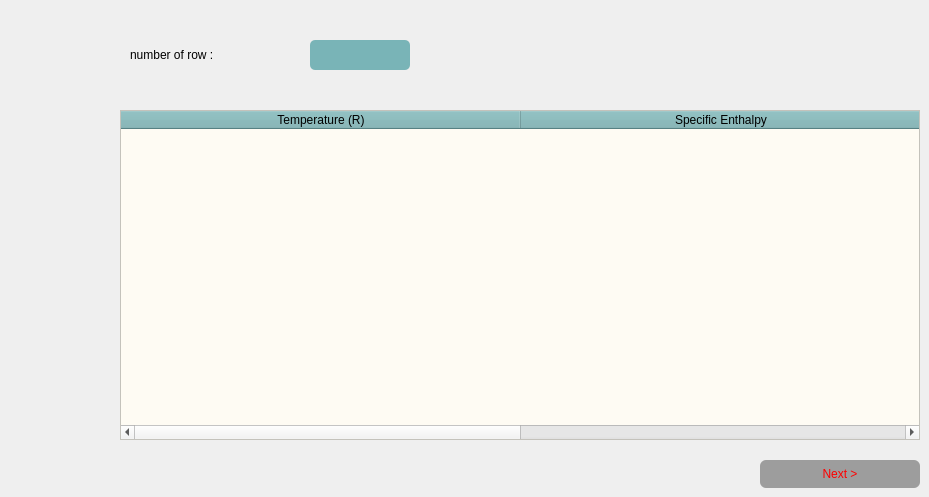
      <widget class="QWidget" name="tab_5">
       <attribute name="title">
        <string>Enthalpy-gas</string>
       </attribute>
       <widget class="QTableWidget" name="tableWidget_4">
        <property name="geometry">
         <rect>
          <x>120</x>
          <y>110</y>
          <width>800</width>
          <height>330</height>
         </rect>
        </property>
        <property name="styleSheet">
         <string notr="true">QTableWidget {

	background-color:rgb(254, 251, 243);
    alternate-background-color: rgb(157, 157, 157);
    border-color: rgb(157, 157, 157);
    font-size: 14px;
}

QTableWidget::item:selected {
   background-color: rgb(121, 180, 183);

}


QTableWidget::item:hover {
    background-color: rgb(254, 251, 243);

}


QHeaderView::section {
   background-color: rgb(121, 180, 183);

    
}
</string>
        </property>
        <property name="rowCount">
         <number>0</number>
        </property>
        <attribute name="horizontalHeaderDefaultSectionSize">
         <number>400</number>
        </attribute>
        <column>
         <property name="text">
          <string>Temperature (R)</string>
         </property>
        </column>
        <column>
         <property name="text">
          <string>Specific Enthalpy</string>
         </property>
        </column>
       </widget>
       <widget class="QPushButton" name="pushButton5_3">
        <property name="geometry">
         <rect>
          <x>760</x>
          <y>460</y>
          <width>160</width>
          <height>28</height>
         </rect>
        </property>
        <property name="styleSheet">
         <string notr="true">QPushButton {
	background-color: rgb(157, 157, 157);
	color: #FF0000;
	border-radius:6px;
    border-style: solid;

}
</string>
        </property>
        <property name="text">
         <string>Next &gt;</string>
        </property>
       </widget>
       <widget class="QLabel" name="label_38">
        <property name="geometry">
         <rect>
          <x>130</x>
          <y>40</y>
          <width>141</width>
          <height>30</height>
         </rect>
        </property>
        <property name="text">
         <string>number of row :</string>
        </property>
       </widget>
       <widget class="QLineEdit" name="enthalpy_gas_input">
        <property name="geometry">
         <rect>
          <x>310</x>
          <y>40</y>
          <width>100</width>
          <height>30</height>
         </rect>
        </property>
        <property name="styleSheet">
         <string notr="true">font: 75 8pt &quot;Calibri (Body)&quot;;
background-color: rgb(121, 180, 183);
color: rgb(34, 40, 49);
border-radius:5px;



</string>
        </property>
       </widget>
      </widget>
